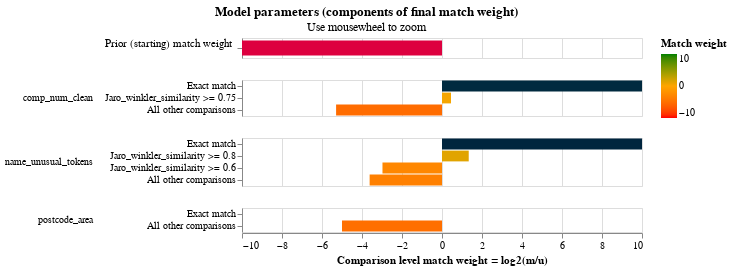

Notebook code cell kept with this figure:
### Code cell
linker.match_weights_chart()

### Figure 1 — Vega-Lite specification as saved in the notebook (floating-point values rounded to 4 significant figures)
{"$schema": "https://vega.github.io/schema/vega-lite/v5.2.json", "config": {"header": {"title": null}, "mark": {"tooltip": null}, "title": {"anchor": "middle"}, "view": {"height": 60, "width": 400}}, "data": {"values": [{"bayes_factor": 1.886e-07, "bayes_factor_description": "The probability that two random records drawn at random match is 0.000 or one in  5,302,807.7 records.This is equivalent to a starting match weight of -22.338.", "comparison_name": "probability_two_random_records_match", "comparison_sort_order": -1, "comparison_vector_value": 0, "has_tf_adjustments": false, "is_null_level": false, "label_for_charts": "", "log2_bayes_factor": -22.34, "m_probability": null, "m_probability_description": null, "max_comparison_vector_value": 0, "probability_two_random_records_match": 1.886e-07, "sql_condition": null, "tf_adjustment_column": null, "tf_adjustment_weight": null, "u_probability": null, "u_probability_description": null}, {"bayes_factor": 4948000.0, "bayes_factor_description": "If comparison level is `exact match` then comparison is 4,948,061.44 times more likely to be a match", "comparison_name": "comp_num_clean", "comparison_sort_order": 0, "comparison_vector_value": 2, "has_tf_adjustments": true, "is_null_level": false, "label_for_charts": "Exact match", "log2_bayes_factor": 22.24, "m_probability": 1, "m_probability_description": "Amongst matching record comparisons, 100.00% of records are in the exact match comparison level", "max_comparison_vector_value": 2, "probability_two_random_records_match": 1.886e-07, "sql_condition": "\"comp_num_clean_l\" = \"comp_num_clean_r\"", "tf_adjustment_column": "comp_num_clean", "tf_adjustment_weight": 1, "u_probability": 2.021e-07, "u_probability_description": "Amongst non-matching record comparisons, 0.00% of records are in the exact match comparison level"}, {"bayes_factor": 1.365, "bayes_factor_description": "If comparison level is `jaro_winkler_similarity >= 0.75` then comparison is 1.37 times more likely to be a match", "comparison_name": "comp_num_clean", "comparison_sort_order": 0, "comparison_vector_value": 1, "has_tf_adjustments": false, "is_null_level": false, "label_for_charts": "Jaro_winkler_similarity >= 0.75", "log2_bayes_factor": 0.4494, "m_probability": 0.025, "m_probability_description": "Amongst matching record comparisons, 2.50% of records are in the jaro_winkler_similarity >= 0.75 comparison level", "max_comparison_vector_value": 2, "probability_two_random_records_match": 1.886e-07, "sql_condition": "jaro_winkler_similarity(\"comp_num_clean_l\", \"comp_num_clean_r\") >= 0.75", "tf_adjustment_column": null, "tf_adjustment_weight": 1, "u_probability": 0.01831, "u_probability_description": "Amongst non-matching record comparisons, 1.83% of records are in the jaro_winkler_similarity >= 0.75 comparison level"}, {"bayes_factor": 0.02547, "bayes_factor_description": "If comparison level is `all other comparisons` then comparison is  39.27 times less likely to be a match", "comparison_name": "comp_num_clean", "comparison_sort_order": 0, "comparison_vector_value": 0, "has_tf_adjustments": false, "is_null_level": false, "label_for_charts": "All other comparisons", "log2_bayes_factor": -5.295, "m_probability": 0.025, "m_probability_description": "Amongst matching record comparisons, 2.50% of records are in the all other comparisons comparison level", "max_comparison_vector_value": 2, "probability_two_random_records_match": 1.886e-07, "sql_condition": "ELSE", "tf_adjustment_column": null, "tf_adjustment_weight": 1, "u_probability": 0.9817, "u_probability_description": "Amongst non-matching record comparisons, 98.17% of records are in the all other comparisons comparison level"}, {"bayes_factor": 9073000.0, "bayes_factor_description": "If comparison level is `exact match` then comparison is 9,073,085.18 times more likely to be a match", "comparison_name": "name_unusual_tokens", "comparison_sort_order": 1, "comparison_vector_value": 3, "has_tf_adjustments": true, "is_null_level": false, "label_for_charts": "Exact match", "log2_bayes_factor": 23.11, "m_probability": 0.9126, "m_probability_description": "Amongst matching record comparisons, 91.26% of records are in the exact match comparison level", "max_comparison_vector_value": 3, "probability_two_random_records_match": 1.886e-07, "sql_condition": "\"name_unusual_tokens_l\" = \"name_unusual_tokens_r\"", "tf_adjustment_column": "name_unusual_tokens", "tf_adjustment_weight": 1, "u_probability": 1.006e-07, "u_probability_description": "Amongst non-matching record comparisons, 0.00% of records are in the exact match comparison level"}, {"bayes_factor": 2.525, "bayes_factor_description": "If comparison level is `jaro_winkler_similarity >= 0.8` then comparison is 2.53 times more likely to be a match", "comparison_name": "name_unusual_tokens", "comparison_sort_order": 1, "comparison_vector_value": 2, "has_tf_adjustments": false, "is_null_level": false, "label_for_charts": "Jaro_winkler_similarity >= 0.8", "log2_bayes_factor": 1.336, "m_probability": 0.001867, "m_probability_description": "Amongst matching record comparisons, 0.19% of records are in the jaro_winkler_similarity >= 0.8 comparison level", "max_comparison_vector_value": 3, "probability_two_random_records_match": 1.886e-07, "sql_condition": "jaro_winkler_similarity(\"name_unusual_tokens_l\", \"name_unusual_tokens_r\") >= 0.8", "tf_adjustment_column": null, "tf_adjustment_weight": 1, "u_probability": 0.0007393, "u_probability_description": "Amongst non-matching record comparisons, 0.07% of records are in the jaro_winkler_similarity >= 0.8 comparison level"}, {"bayes_factor": 0.1271, "bayes_factor_description": "If comparison level is `jaro_winkler_similarity >= 0.6` then comparison is  7.87 times less likely to be a match", "comparison_name": "name_unusual_tokens", "comparison_sort_order": 1, "comparison_vector_value": 1, "has_tf_adjustments": false, "is_null_level": false, "label_for_charts": "Jaro_winkler_similarity >= 0.6", "log2_bayes_factor": -2.976, "m_probability": 0.01141, "m_probability_description": "Amongst matching record comparisons, 1.14% of records are in the jaro_winkler_similarity >= 0.6 comparison level", "max_comparison_vector_value": 3, "probability_two_random_records_match": 1.886e-07, "sql_condition": "jaro_winkler_similarity(\"name_unusual_tokens_l\", \"name_unusual_tokens_r\") >= 0.6", "tf_adjustment_column": null, "tf_adjustment_weight": 1, "u_probability": 0.0898, "u_probability_description": "Amongst non-matching record comparisons, 8.98% of records are in the jaro_winkler_similarity >= 0.6 comparison level"}, {"bayes_factor": 0.08145, "bayes_factor_description": "If comparison level is `all other comparisons` then comparison is  12.28 times less likely to be a match", "comparison_name": "name_unusual_tokens", "comparison_sort_order": 1, "comparison_vector_value": 0, "has_tf_adjustments": false, "is_null_level": false, "label_for_charts": "All other comparisons", "log2_bayes_factor": -3.618, "m_probability": 0.07408, "m_probability_description": "Amongst matching record comparisons, 7.41% of records are in the all other comparisons comparison level", "max_comparison_vector_value": 3, "probability_two_random_records_match": 1.886e-07, "sql_condition": "ELSE", "tf_adjustment_column": null, "tf_adjustment_weight": 1, "u_probability": 0.9095, "u_probability_description": "Amongst non-matching record comparisons, 90.95% of records are in the all other comparisons comparison level"}, {"bayes_factor": 1, "bayes_factor_description": "If comparison level is `exact match` then comparison is 1.00 times more likely to be a match", "comparison_name": "postcode_area", "comparison_sort_order": 2, "comparison_vector_value": 1, "has_tf_adjustments": false, "is_null_level": false, "label_for_charts": "Exact match", "log2_bayes_factor": 0, "m_probability": 1, "m_probability_description": "Amongst matching record comparisons, 100.00% of records are in the exact match comparison level", "max_comparison_vector_value": 1, "probability_two_random_records_match": 1.886e-07, "sql_condition": "\n        regexp_extract(\"postcode_area_l\", '2')\n     = \n        regexp_extract(\"postcode_area_r\", '2')\n    ", "tf_adjustment_column": null, "tf_adjustment_weight": 1, "u_probability": 1, "u_probability_description": "Amongst non-matching record comparisons, 100.00% of records are in the exact match comparison level"}, {"bayes_factor": 0.03125, "bayes_factor_description": "If comparison level is `all other comparisons` then comparison is  32.00 times less likely to be a match", "comparison_name": "postcode_area", "comparison_sort_order": 2, "comparison_vector_value": 0, "has_tf_adjustments": false, "is_null_level": false, "label_for_charts": "All other comparisons", "log2_bayes_factor": -5, "m_probability": 0.05, "m_probability_description": "Amongst matching record comparisons, 5.00% of records are in the all other comparisons comparison level", "max_comparison_vector_value": 1, "probability_two_random_records_match": 1.886e-07, "sql_condition": "ELSE", "tf_adjustment_column": null, "tf_adjustment_weight": 1, "u_probability": 1.6, "u_probability_description": "Amongst non-matching record comparisons, 160.00% of records are in the all other comparisons comparison level"}]}, "resolve": {"axis": {"y": "independent"}, "scale": {"y": "independent"}}, "selection": {"zoom_selector": {"bind": "scales", "encodings": ["x"], "type": "interval"}}, "title": {"subtitle": "Use mousewheel to zoom", "text": "Model parameters (components of final match weight)"}, "vconcat": [{"encoding": {"color": {"field": "log2_bayes_factor", "scale": {"domain": [-10, 0, 10], "range": ["red", "orange", "green"]}, "title": "Match weight", "type": "quantitative"}, "tooltip": [{"field": "comparison_name", "title": "Comparison name", "type": "nominal"}, {"field": "probability_two_random_records_match", "format": ".4f", "title": "Probability two random records match", "type": "nominal"}, {"field": "log2_bayes_factor", "format": ",.4f", "title": "Equivalent match weight", "type": "quantitative"}, {"field": "bayes_factor_description", "title": "Match weight description", "type": "nominal"}], "x": {"axis": {"domain": false, "labels": false, "ticks": false, "title": ""}, "field": "log2_bayes_factor", "scale": {"domain": [-10, 10]}, "type": "quantitative"}, "y": {"axis": {"title": "Prior (starting) match weight", "titleAlign": "right", "titleAngle": 0, "titleFontWeight": "normal"}, "field": "label_for_charts", "sort": {"field": "comparison_vector_value", "order": "descending"}, "type": "nominal"}}, "height": 20, "mark": {"clip": true, "height": 15, "type": "bar"}, "selection": {"zoom_selector": {"bind": "scales", "encodings": ["x"], "type": "interval"}}, "transform": [{"filter": "(datum.comparison_name == 'probability_two_random_records_match')"}]}, {"encoding": {"color": {"field": "log2_bayes_factor", "scale": {"domain": [-10, 0, 10], "range": ["red", "orange", "green"]}, "title": "Match weight", "type": "quantitative"}, "row": {"field": "comparison_name", "header": {"labelAlign": "left", "labelAnchor": "middle", "labelAngle": 0}, "sort": {"field": "comparison_sort_order"}, "type": "nominal"}, "tooltip": [{"field": "comparison_name", "title": "Comparison name", "type": "nominal"}, {"field": "label_for_charts", "title": "Label", "type": "ordinal"}, {"field": "sql_condition", "title": "SQL condition", "type": "nominal"}, {"field": "m_probability", "format": ".4f", "title": "M probability", "type": "quantitative"}, {"field": "u_probability", "format": ".4f", "title": "U probability", "type": "quantitative"}, {"field": "bayes_factor", "format": ",.4f", "title": "Bayes factor = m/u", "type": "quantitative"}, {"field": "log2_bayes_factor", "format": ",.4f", "title": "Match weight = log2(m/u)", "type": "quantitative"}, {"field": "bayes_factor_description", "title": "Match weight description", "type": "nominal"}], "x": {"axis": {"title": "Comparison level match weight = log2(m/u)"}, "field": "log2_bayes_factor", "scale": {"domain": [-10, 10]}, "type": "quantitative"}, "y": {"axis": {"title": null}, "field": "label_for_charts", "sort": {"field": "comparison_vector_value", "order": "descending"}, "type": "nominal"}}, "height": {"step": 12}, "mark": {"clip": true, "type": "bar"}, "resolve": {"axis": {"y": "independent"}, "scale": {"y": "independent"}}, "selection": {"zoom_selector": {"bind": "scales", "encodings": ["x"], "type": "interval"}}, "transform": [{"filter": "(datum.comparison_name != 'probability_two_random_records_match')"}]}]}
